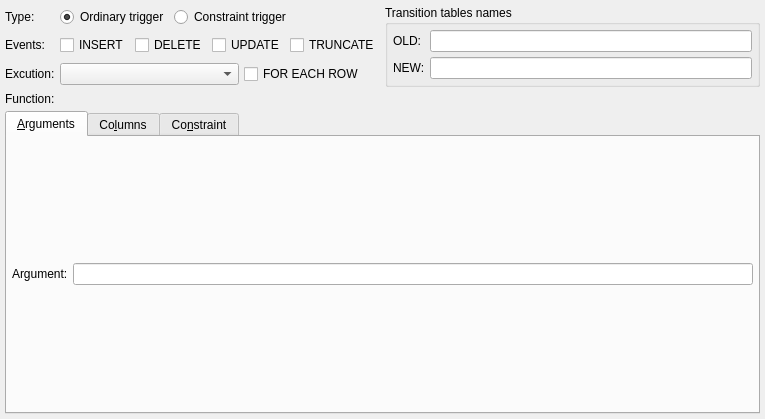
<?xml version="1.0" encoding="UTF-8"?>
<ui version="4.0">
 <class>TriggerWidget</class>
 <widget class="QWidget" name="TriggerWidget">
  <property name="geometry">
   <rect>
    <x>0</x>
    <y>0</y>
    <width>765</width>
    <height>419</height>
   </rect>
  </property>
  <property name="minimumSize">
   <size>
    <width>430</width>
    <height>310</height>
   </size>
  </property>
  <layout class="QGridLayout" name="trigger_grid">
   <property name="leftMargin">
    <number>5</number>
   </property>
   <property name="topMargin">
    <number>5</number>
   </property>
   <property name="rightMargin">
    <number>5</number>
   </property>
   <property name="bottomMargin">
    <number>5</number>
   </property>
   <property name="spacing">
    <number>5</number>
   </property>
   <item row="1" column="0">
    <widget class="QLabel" name="event_lbl">
     <property name="sizePolicy">
      <sizepolicy hsizetype="Preferred" vsizetype="Fixed">
       <horstretch>0</horstretch>
       <verstretch>0</verstretch>
      </sizepolicy>
     </property>
     <property name="minimumSize">
      <size>
       <width>0</width>
       <height>0</height>
      </size>
     </property>
     <property name="maximumSize">
      <size>
       <width>16777215</width>
       <height>16777215</height>
      </size>
     </property>
     <property name="text">
      <string>Events:</string>
     </property>
    </widget>
   </item>
   <item row="0" column="0">
    <widget class="QLabel" name="label">
     <property name="sizePolicy">
      <sizepolicy hsizetype="Preferred" vsizetype="Fixed">
       <horstretch>0</horstretch>
       <verstretch>0</verstretch>
      </sizepolicy>
     </property>
     <property name="text">
      <string>Type:</string>
     </property>
    </widget>
   </item>
   <item row="7" column="0" colspan="6">
    <widget class="QTabWidget" name="arg_cols_tbw">
     <property name="currentIndex">
      <number>0</number>
     </property>
     <property name="iconSize">
      <size>
       <width>22</width>
       <height>22</height>
      </size>
     </property>
     <widget class="QWidget" name="tab">
      <attribute name="icon">
       <iconset resource="../../res/resources.qrc">
        <normaloff>:/icons/icons/usertype.png</normaloff>:/icons/icons/usertype.png</iconset>
      </attribute>
      <attribute name="title">
       <string>&amp;Arguments</string>
      </attribute>
      <layout class="QGridLayout" name="gridLayout">
       <property name="leftMargin">
        <number>5</number>
       </property>
       <property name="topMargin">
        <number>5</number>
       </property>
       <property name="rightMargin">
        <number>5</number>
       </property>
       <property name="bottomMargin">
        <number>5</number>
       </property>
       <property name="spacing">
        <number>5</number>
       </property>
       <item row="0" column="0">
        <widget class="QLabel" name="argument_lbl">
         <property name="text">
          <string>Argument:</string>
         </property>
        </widget>
       </item>
       <item row="0" column="1">
        <widget class="QLineEdit" name="argument_edt">
         <property name="minimumSize">
          <size>
           <width>180</width>
           <height>0</height>
          </size>
         </property>
         <property name="clearButtonEnabled">
          <bool>true</bool>
         </property>
        </widget>
       </item>
      </layout>
     </widget>
     <widget class="QWidget" name="tab_2">
      <property name="enabled">
       <bool>false</bool>
      </property>
      <attribute name="icon">
       <iconset resource="../../res/resources.qrc">
        <normaloff>:/icons/icons/column.png</normaloff>:/icons/icons/column.png</iconset>
      </attribute>
      <attribute name="title">
       <string>Co&amp;lumns</string>
      </attribute>
      <layout class="QGridLayout" name="gridLayout_2">
       <property name="leftMargin">
        <number>5</number>
       </property>
       <property name="topMargin">
        <number>5</number>
       </property>
       <property name="rightMargin">
        <number>5</number>
       </property>
       <property name="bottomMargin">
        <number>5</number>
       </property>
       <property name="spacing">
        <number>5</number>
       </property>
      </layout>
     </widget>
     <widget class="QWidget" name="tab_3">
      <attribute name="icon">
       <iconset resource="../../res/resources.qrc">
        <normaloff>:/icons/icons/constraint.png</normaloff>:/icons/icons/constraint.png</iconset>
      </attribute>
      <attribute name="title">
       <string>Co&amp;nstraint</string>
      </attribute>
      <layout class="QGridLayout" name="gridLayout_3">
       <property name="leftMargin">
        <number>5</number>
       </property>
       <property name="topMargin">
        <number>5</number>
       </property>
       <property name="rightMargin">
        <number>5</number>
       </property>
       <property name="bottomMargin">
        <number>5</number>
       </property>
       <property name="spacing">
        <number>5</number>
       </property>
       <item row="0" column="0">
        <widget class="QLabel" name="options_lbl">
         <property name="enabled">
          <bool>true</bool>
         </property>
         <property name="sizePolicy">
          <sizepolicy hsizetype="Preferred" vsizetype="Fixed">
           <horstretch>0</horstretch>
           <verstretch>0</verstretch>
          </sizepolicy>
         </property>
         <property name="minimumSize">
          <size>
           <width>0</width>
           <height>0</height>
          </size>
         </property>
         <property name="maximumSize">
          <size>
           <width>16777215</width>
           <height>16777215</height>
          </size>
         </property>
         <property name="text">
          <string>Options:</string>
         </property>
        </widget>
       </item>
       <item row="0" column="1">
        <layout class="QHBoxLayout" name="horizontalLayout">
         <property name="spacing">
          <number>5</number>
         </property>
         <item>
          <widget class="QCheckBox" name="deferrable_chk">
           <property name="enabled">
            <bool>false</bool>
           </property>
           <property name="sizePolicy">
            <sizepolicy hsizetype="Minimum" vsizetype="Fixed">
             <horstretch>0</horstretch>
             <verstretch>0</verstretch>
            </sizepolicy>
           </property>
           <property name="minimumSize">
            <size>
             <width>0</width>
             <height>0</height>
            </size>
           </property>
           <property name="maximumSize">
            <size>
             <width>16777215</width>
             <height>16777215</height>
            </size>
           </property>
           <property name="text">
            <string>Deferrable:</string>
           </property>
          </widget>
         </item>
         <item>
          <widget class="QComboBox" name="deferral_type_cmb">
           <property name="enabled">
            <bool>false</bool>
           </property>
           <property name="sizePolicy">
            <sizepolicy hsizetype="Expanding" vsizetype="Fixed">
             <horstretch>0</horstretch>
             <verstretch>0</verstretch>
            </sizepolicy>
           </property>
           <property name="minimumSize">
            <size>
             <width>0</width>
             <height>0</height>
            </size>
           </property>
           <property name="maximumSize">
            <size>
             <width>16777215</width>
             <height>16777215</height>
            </size>
           </property>
           <property name="iconSize">
            <size>
             <width>28</width>
             <height>28</height>
            </size>
           </property>
          </widget>
         </item>
        </layout>
       </item>
       <item row="2" column="1">
        <widget class="QPlainTextEdit" name="cond_expr_txt">
         <property name="sizePolicy">
          <sizepolicy hsizetype="Expanding" vsizetype="Expanding">
           <horstretch>0</horstretch>
           <verstretch>0</verstretch>
          </sizepolicy>
         </property>
         <property name="minimumSize">
          <size>
           <width>0</width>
           <height>0</height>
          </size>
         </property>
         <property name="maximumSize">
          <size>
           <width>16777215</width>
           <height>16777215</height>
          </size>
         </property>
         <property name="frameShadow">
          <enum>QFrame::Shadow::Sunken</enum>
         </property>
         <property name="lineWidth">
          <number>1</number>
         </property>
         <property name="midLineWidth">
          <number>0</number>
         </property>
         <property name="verticalScrollBarPolicy">
          <enum>Qt::ScrollBarPolicy::ScrollBarAsNeeded</enum>
         </property>
         <property name="horizontalScrollBarPolicy">
          <enum>Qt::ScrollBarPolicy::ScrollBarAsNeeded</enum>
         </property>
        </widget>
       </item>
       <item row="1" column="0">
        <widget class="QLabel" name="ref_table_lbl">
         <property name="enabled">
          <bool>false</bool>
         </property>
         <property name="sizePolicy">
          <sizepolicy hsizetype="Preferred" vsizetype="Fixed">
           <horstretch>0</horstretch>
           <verstretch>0</verstretch>
          </sizepolicy>
         </property>
         <property name="minimumSize">
          <size>
           <width>0</width>
           <height>0</height>
          </size>
         </property>
         <property name="maximumSize">
          <size>
           <width>16777215</width>
           <height>16777215</height>
          </size>
         </property>
         <property name="text">
          <string>Refer. Table:</string>
         </property>
        </widget>
       </item>
       <item row="2" column="0">
        <widget class="QLabel" name="cond_expr_lbl">
         <property name="sizePolicy">
          <sizepolicy hsizetype="Preferred" vsizetype="Expanding">
           <horstretch>0</horstretch>
           <verstretch>0</verstretch>
          </sizepolicy>
         </property>
         <property name="minimumSize">
          <size>
           <width>0</width>
           <height>0</height>
          </size>
         </property>
         <property name="maximumSize">
          <size>
           <width>16777215</width>
           <height>16777215</height>
          </size>
         </property>
         <property name="text">
          <string>Condition:</string>
         </property>
        </widget>
       </item>
      </layout>
     </widget>
    </widget>
   </item>
   <item row="1" column="1" colspan="4">
    <widget class="QWidget" name="events_wgt" native="true">
     <property name="minimumSize">
      <size>
       <width>0</width>
       <height>0</height>
      </size>
     </property>
     <layout class="QHBoxLayout" name="horizontalLayout_2">
      <property name="spacing">
       <number>5</number>
      </property>
      <property name="leftMargin">
       <number>0</number>
      </property>
      <property name="topMargin">
       <number>0</number>
      </property>
      <property name="rightMargin">
       <number>0</number>
      </property>
      <property name="bottomMargin">
       <number>0</number>
      </property>
      <item>
       <widget class="QCheckBox" name="insert_chk">
        <property name="sizePolicy">
         <sizepolicy hsizetype="Preferred" vsizetype="Fixed">
          <horstretch>0</horstretch>
          <verstretch>0</verstretch>
         </sizepolicy>
        </property>
        <property name="minimumSize">
         <size>
          <width>0</width>
          <height>0</height>
         </size>
        </property>
        <property name="maximumSize">
         <size>
          <width>16777215</width>
          <height>16777215</height>
         </size>
        </property>
        <property name="text">
         <string>INSERT</string>
        </property>
       </widget>
      </item>
      <item>
       <widget class="QCheckBox" name="delete_chk">
        <property name="sizePolicy">
         <sizepolicy hsizetype="Preferred" vsizetype="Fixed">
          <horstretch>0</horstretch>
          <verstretch>0</verstretch>
         </sizepolicy>
        </property>
        <property name="minimumSize">
         <size>
          <width>0</width>
          <height>0</height>
         </size>
        </property>
        <property name="maximumSize">
         <size>
          <width>16777215</width>
          <height>16777215</height>
         </size>
        </property>
        <property name="text">
         <string>DELETE</string>
        </property>
       </widget>
      </item>
      <item>
       <widget class="QCheckBox" name="update_chk">
        <property name="sizePolicy">
         <sizepolicy hsizetype="Preferred" vsizetype="Fixed">
          <horstretch>0</horstretch>
          <verstretch>0</verstretch>
         </sizepolicy>
        </property>
        <property name="minimumSize">
         <size>
          <width>0</width>
          <height>0</height>
         </size>
        </property>
        <property name="maximumSize">
         <size>
          <width>16777215</width>
          <height>16777215</height>
         </size>
        </property>
        <property name="text">
         <string>UPDATE</string>
        </property>
       </widget>
      </item>
      <item>
       <widget class="QCheckBox" name="truncate_chk">
        <property name="sizePolicy">
         <sizepolicy hsizetype="Preferred" vsizetype="Fixed">
          <horstretch>0</horstretch>
          <verstretch>0</verstretch>
         </sizepolicy>
        </property>
        <property name="minimumSize">
         <size>
          <width>0</width>
          <height>0</height>
         </size>
        </property>
        <property name="maximumSize">
         <size>
          <width>16777215</width>
          <height>16777215</height>
         </size>
        </property>
        <property name="text">
         <string>TRUNCATE</string>
        </property>
       </widget>
      </item>
     </layout>
    </widget>
   </item>
   <item row="0" column="1">
    <widget class="QRadioButton" name="ordinary_rb">
     <property name="sizePolicy">
      <sizepolicy hsizetype="Minimum" vsizetype="Fixed">
       <horstretch>0</horstretch>
       <verstretch>0</verstretch>
      </sizepolicy>
     </property>
     <property name="text">
      <string>Ordinary trigger</string>
     </property>
     <property name="checked">
      <bool>true</bool>
     </property>
    </widget>
   </item>
   <item row="0" column="2" colspan="3">
    <widget class="QRadioButton" name="constraint_rb">
     <property name="sizePolicy">
      <sizepolicy hsizetype="Preferred" vsizetype="Fixed">
       <horstretch>0</horstretch>
       <verstretch>0</verstretch>
      </sizepolicy>
     </property>
     <property name="text">
      <string>Constraint trigger</string>
     </property>
    </widget>
   </item>
   <item row="2" column="3" colspan="2">
    <widget class="QCheckBox" name="exec_per_row_chk">
     <property name="sizePolicy">
      <sizepolicy hsizetype="Preferred" vsizetype="Fixed">
       <horstretch>0</horstretch>
       <verstretch>0</verstretch>
      </sizepolicy>
     </property>
     <property name="minimumSize">
      <size>
       <width>0</width>
       <height>0</height>
      </size>
     </property>
     <property name="maximumSize">
      <size>
       <width>16777215</width>
       <height>16777215</height>
      </size>
     </property>
     <property name="text">
      <string>FOR EACH ROW</string>
     </property>
    </widget>
   </item>
   <item row="2" column="1" colspan="2">
    <widget class="QComboBox" name="firing_mode_cmb">
     <property name="enabled">
      <bool>true</bool>
     </property>
     <property name="sizePolicy">
      <sizepolicy hsizetype="Preferred" vsizetype="Fixed">
       <horstretch>0</horstretch>
       <verstretch>0</verstretch>
      </sizepolicy>
     </property>
     <property name="minimumSize">
      <size>
       <width>0</width>
       <height>0</height>
      </size>
     </property>
     <property name="maximumSize">
      <size>
       <width>16777215</width>
       <height>16777215</height>
      </size>
     </property>
     <property name="iconSize">
      <size>
       <width>28</width>
       <height>28</height>
      </size>
     </property>
    </widget>
   </item>
   <item row="2" column="0">
    <widget class="QLabel" name="firing_mode_lbl">
     <property name="enabled">
      <bool>true</bool>
     </property>
     <property name="sizePolicy">
      <sizepolicy hsizetype="Preferred" vsizetype="Fixed">
       <horstretch>0</horstretch>
       <verstretch>0</verstretch>
      </sizepolicy>
     </property>
     <property name="minimumSize">
      <size>
       <width>0</width>
       <height>0</height>
      </size>
     </property>
     <property name="maximumSize">
      <size>
       <width>16777215</width>
       <height>16777215</height>
      </size>
     </property>
     <property name="text">
      <string>Excution:</string>
     </property>
    </widget>
   </item>
   <item row="3" column="0">
    <widget class="QLabel" name="function_lbl">
     <property name="enabled">
      <bool>true</bool>
     </property>
     <property name="sizePolicy">
      <sizepolicy hsizetype="Preferred" vsizetype="Fixed">
       <horstretch>0</horstretch>
       <verstretch>0</verstretch>
      </sizepolicy>
     </property>
     <property name="minimumSize">
      <size>
       <width>0</width>
       <height>0</height>
      </size>
     </property>
     <property name="maximumSize">
      <size>
       <width>16777215</width>
       <height>16777215</height>
      </size>
     </property>
     <property name="text">
      <string>Function:</string>
     </property>
    </widget>
   </item>
   <item row="0" column="5" rowspan="3">
    <widget class="QGroupBox" name="transition_tabs_names_gb">
     <property name="sizePolicy">
      <sizepolicy hsizetype="Expanding" vsizetype="Preferred">
       <horstretch>0</horstretch>
       <verstretch>0</verstretch>
      </sizepolicy>
     </property>
     <property name="title">
      <string>Transition tables names</string>
     </property>
     <layout class="QGridLayout" name="gridLayout_5">
      <property name="leftMargin">
       <number>5</number>
      </property>
      <property name="topMargin">
       <number>5</number>
      </property>
      <property name="rightMargin">
       <number>5</number>
      </property>
      <property name="bottomMargin">
       <number>5</number>
      </property>
      <property name="spacing">
       <number>5</number>
      </property>
      <item row="0" column="1">
       <widget class="QLineEdit" name="old_table_edt">
        <property name="minimumSize">
         <size>
          <width>180</width>
          <height>0</height>
         </size>
        </property>
        <property name="clearButtonEnabled">
         <bool>true</bool>
        </property>
       </widget>
      </item>
      <item row="0" column="0">
       <widget class="QLabel" name="old_table_lbl">
        <property name="text">
         <string>OLD:</string>
        </property>
       </widget>
      </item>
      <item row="1" column="0">
       <widget class="QLabel" name="new_table_lbl">
        <property name="text">
         <string>NEW:</string>
        </property>
       </widget>
      </item>
      <item row="1" column="1">
       <widget class="QLineEdit" name="new_table_edt">
        <property name="minimumSize">
         <size>
          <width>180</width>
          <height>0</height>
         </size>
        </property>
        <property name="clearButtonEnabled">
         <bool>true</bool>
        </property>
       </widget>
      </item>
     </layout>
    </widget>
   </item>
  </layout>
 </widget>
 <tabstops>
  <tabstop>ordinary_rb</tabstop>
  <tabstop>constraint_rb</tabstop>
  <tabstop>insert_chk</tabstop>
  <tabstop>delete_chk</tabstop>
  <tabstop>update_chk</tabstop>
  <tabstop>truncate_chk</tabstop>
  <tabstop>firing_mode_cmb</tabstop>
  <tabstop>exec_per_row_chk</tabstop>
  <tabstop>old_table_edt</tabstop>
  <tabstop>new_table_edt</tabstop>
  <tabstop>arg_cols_tbw</tabstop>
  <tabstop>argument_edt</tabstop>
  <tabstop>deferrable_chk</tabstop>
  <tabstop>deferral_type_cmb</tabstop>
  <tabstop>cond_expr_txt</tabstop>
 </tabstops>
 <resources>
  <include location="../../res/resources.qrc"/>
 </resources>
 <connections/>
</ui>
